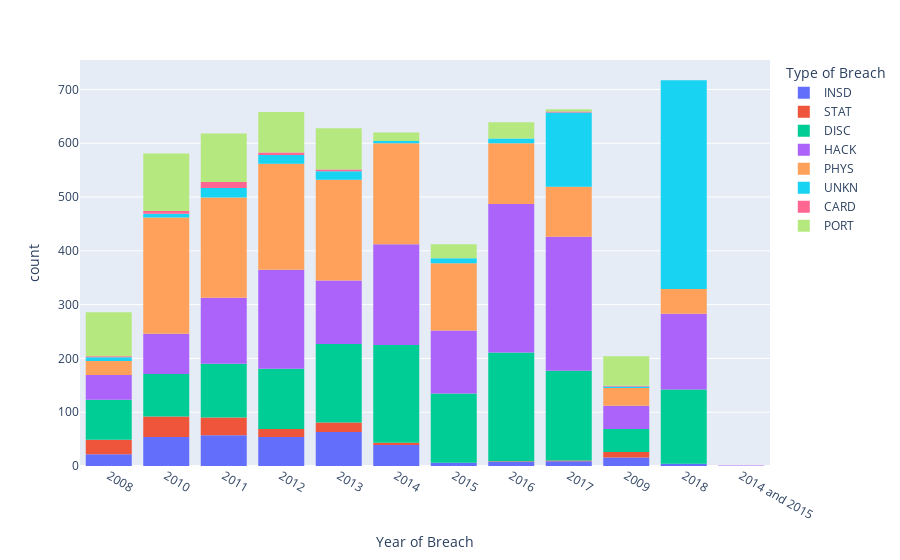

This figure's notebook cell:
### Code cell
## Histogram showing year of breach, total records, and type of breach

fig_2 = px.histogram(data_breaches_2, x="Year of Breach", y="Total Records", histfunc="count", color="Type of Breach", labels={'x':'Year', 'y':'Total Records'})
fig_2.show()

### Figure 1 — Plotly figure (JSON) as saved in the notebook; plotly's stock layout.template omitted (floating-point values rounded to 4 significant figures; data arrays with more than 128 entries replaced by an {"elided": "..."} marker saying what was removed)
{"data": [{"alignmentgroup": "True", "bingroup": "x", "histfunc": "count", "hovertemplate": "Type of Breach=INSD<br>Year of Breach=%{x}<br>count=%{y}<extra></extra>", "legendgroup": "INSD", "marker": {"color": "#636efa", "pattern": {"shape": ""}}, "name": "INSD", "offsetgroup": "INSD", "orientation": "v", "showlegend": true, "type": "histogram", "x": {"elided": "332 str values"}, "xaxis": "x", "y": {"elided": "332 int values"}, "yaxis": "y"}, {"alignmentgroup": "True", "bingroup": "x", "histfunc": "count", "hovertemplate": "Type of Breach=STAT<br>Year of Breach=%{x}<br>count=%{y}<extra></extra>", "legendgroup": "STAT", "marker": {"color": "#EF553B", "pattern": {"shape": ""}}, "name": "STAT", "offsetgroup": "STAT", "orientation": "v", "showlegend": true, "type": "histogram", "x": {"elided": "147 str values"}, "xaxis": "x", "y": {"elided": "147 int values"}, "yaxis": "y"}, {"alignmentgroup": "True", "bingroup": "x", "histfunc": "count", "hovertemplate": "Type of Breach=DISC<br>Year of Breach=%{x}<br>count=%{y}<extra></extra>", "legendgroup": "DISC", "marker": {"color": "#00cc96", "pattern": {"shape": ""}}, "name": "DISC", "offsetgroup": "DISC", "orientation": "v", "showlegend": true, "type": "histogram", "x": {"elided": "1372 str values"}, "xaxis": "x", "y": {"elided": "1372 int values"}, "yaxis": "y"}, {"alignmentgroup": "True", "bingroup": "x", "histfunc": "count", "hovertemplate": "Type of Breach=HACK<br>Year of Breach=%{x}<br>count=%{y}<extra></extra>", "legendgroup": "HACK", "marker": {"color": "#ab63fa", "pattern": {"shape": ""}}, "name": "HACK", "offsetgroup": "HACK", "orientation": "v", "showlegend": true, "type": "histogram", "x": {"elided": "1560 str values"}, "xaxis": "x", "y": {"elided": "1560 int values"}, "yaxis": "y"}, {"alignmentgroup": "True", "bingroup": "x", "histfunc": "count", "hovertemplate": "Type of Breach=PHYS<br>Year of Breach=%{x}<br>count=%{y}<extra></extra>", "legendgroup": "PHYS", "marker": {"color": "#FFA15A", "pattern": {"shape": ""}}, "name": "PHYS", "offsetgroup": "PHYS", "orientation": "v", "showlegend": true, "type": "histogram", "x": {"elided": "1410 str values"}, "xaxis": "x", "y": {"elided": "1410 int values"}, "yaxis": "y"}, {"alignmentgroup": "True", "bingroup": "x", "histfunc": "count", "hovertemplate": "Type of Breach=UNKN<br>Year of Breach=%{x}<br>count=%{y}<extra></extra>", "legendgroup": "UNKN", "marker": {"color": "#19d3f3", "pattern": {"shape": ""}}, "name": "UNKN", "offsetgroup": "UNKN", "orientation": "v", "showlegend": true, "type": "histogram", "x": {"elided": "615 str values"}, "xaxis": "x", "y": {"elided": "615 int values"}, "yaxis": "y"}, {"alignmentgroup": "True", "bingroup": "x", "histfunc": "count", "hovertemplate": "Type of Breach=CARD<br>Year of Breach=%{x}<br>count=%{y}<extra></extra>", "legendgroup": "CARD", "marker": {"color": "#FF6692", "pattern": {"shape": ""}}, "name": "CARD", "offsetgroup": "CARD", "orientation": "v", "showlegend": true, "type": "histogram", "x": ["2017", "2011", "2012", "2010", "2010", "2013", "2011", "2011", "2012", "2010", "2010", "2011", "2011", "2008", "2012", "2013", "2011", "2011", "2011", "2011", "2008", "2011", "2013", "2010", "2012", "2009", "2011", "2017", "2012"], "xaxis": "x", "y": [1, 10, 16, 20, 24, 50, 100, 100, 100, 200, 200, 200, 211, 250, 300, 300, 348, 380, 600, 950, 1279, 3600, 6000, 25000, 27257, 40000, 94000, 2000000, 7000000], "yaxis": "y"}, {"alignmentgroup": "True", "bingroup": "x", "histfunc": "count", "hovertemplate": "Type of Breach=PORT<br>Year of Breach=%{x}<br>count=%{y}<extra></extra>", "legendgroup": "PORT", "marker": {"color": "#B6E880", "pattern": {"shape": ""}}, "name": "PORT", "offsetgroup": "PORT", "orientation": "v", "showlegend": true, "type": "histogram", "x": {"elided": "562 str values"}, "xaxis": "x", "y": {"elided": "562 int values"}, "yaxis": "y"}], "layout": {"barmode": "relative", "legend": {"title": {"text": "Type of Breach"}, "tracegroupgap": 0}, "margin": {"t": 60}, "xaxis": {"anchor": "y", "domain": [0, 1], "title": {"text": "Year of Breach"}}, "yaxis": {"anchor": "x", "domain": [0, 1], "title": {"text": "count"}}}}
